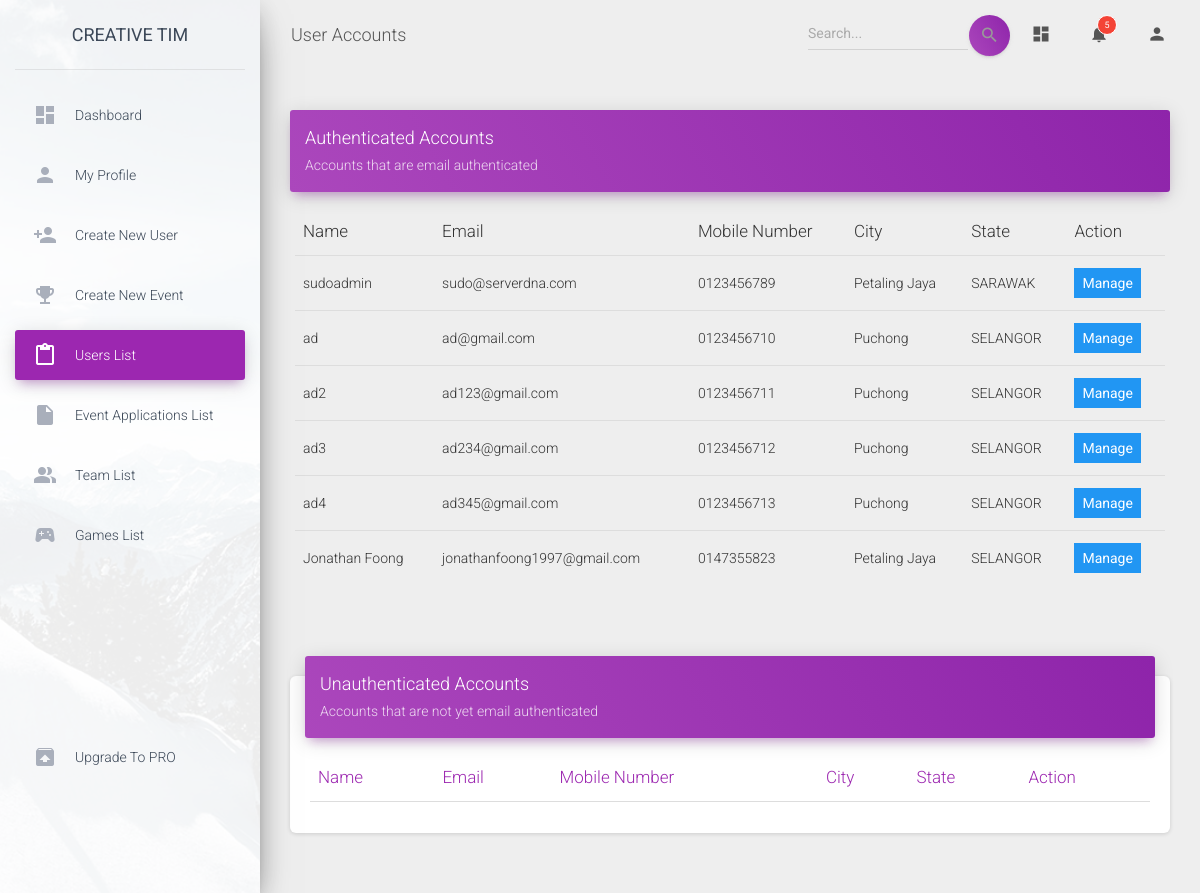
The app's page /dashboard_module/user_list.php, older data.
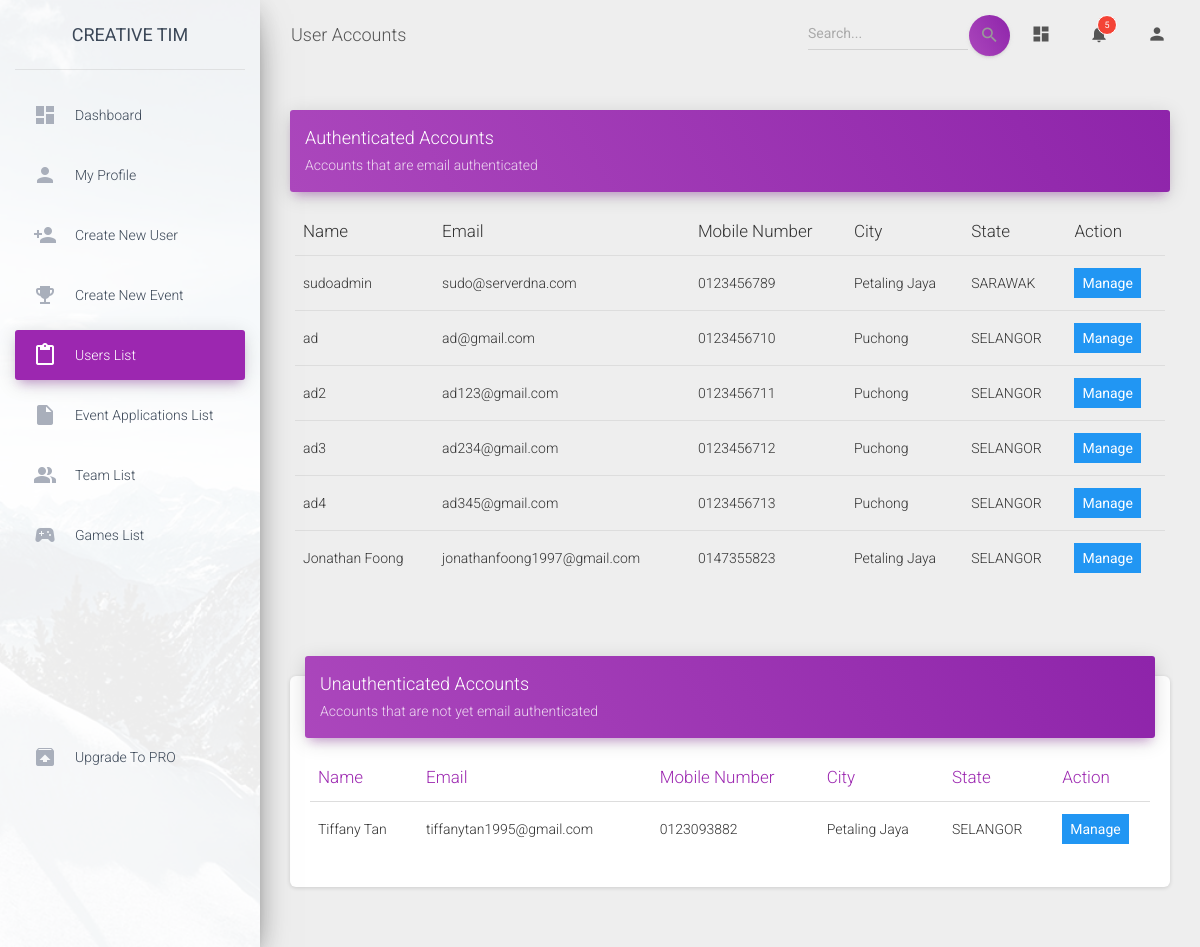
The same page, newer data.
### tables this page shows
CREATE TABLE `users` (
  `id` int(11) NOT NULL,
  `full_name` varchar(100) NOT NULL,
  `user_id` varchar(50) DEFAULT NULL,
  `mobile_number` varchar(15) NOT NULL,
  `email` varchar(100) NOT NULL,
  `password` varchar(100) NOT NULL,
  `DoB` date NOT NULL,
  `gender` enum('male','female') NOT NULL,
  `status` enum('created','authenticated','inactive','') NOT NULL,
  `accessed_at` datetime DEFAULT NULL,
  `updated_at` datetime NOT NULL,
  `city` varchar(100) NOT NULL,
  `state` varchar(100) NOT NULL,
  `is_admin` int(1) NOT NULL DEFAULT 0,
  `image_url` varchar(50) DEFAULT NULL
);

### dashboard_module/user_list.php (the view, shortened to what the changed rows need)
<!DOCTYPE html>
<html lang="en">
<?php
  $con = DatabaseConn();
  $sql_auth = "SELECT `full_name`,`email`,`mobile_number`,`city`,`state`,`id` FROM `users` WHERE `status` = 'authenticated'";
  $sql_created = "SELECT `full_name`,`email`,`mobile_number`,`city`,`state`,`id` FROM `users` WHERE `status` = 'created'";
  $authenticated_account = mysqli_query($con, $sql_auth);
  $created_account = mysqli_query($con, $sql_created);
?>
<head>
  <link rel="stylesheet" href="https://maxcdn.bootstrapcdn.com/font-awesome/latest/css/font-awesome.min.css">
  <link href="assets/css/material-dashboard.css?v=2.1.2" rel="stylesheet" />
  <link href="assets/demo/demo.css" rel="stylesheet" />
</head>
<body class="" onload="fetchUpdateResponse()">
  <div class="wrapper ">
    <div class="main-panel">
      <div class="content">
        <div class="container-fluid">
          <div class="row">
            <div class="col-md-12">
              <div class="card card-plain">
                <div class="card-body">
                  <div class="table-responsive">
                    <table class="table table-hover">
                      <thead class="">
                        <th>Name</th>
                        <th>Email</th>
                        <th>Mobile Number</th>
                        <th>City</th>
                        <th>State</th>
                        <th>Action</th>
                      </thead>
                      <tbody>
                        <?php while($row1 = mysqli_fetch_array($authenticated_account)):;?>
                        <tr>
                          <td><span><?php echo $row1[0];?></span></td>
                          <td><span><?php echo $row1[1];?></span></td>
                          <td><span><?php echo $row1[2];?></span></td>
                          <td><span><?php echo $row1[3];?></span></td>
                          <td><span><?php echo $row1[4];?></span></td>
                          <td><button  class ="btn-primary" style="border-color: transparent;" onclick="manage(<?php echo $row1[5];?>)">Manage</button></td>
                        </tr>
                        <?php endwhile;?>
                      </tbody>
                    </table>
                  </div>
                </div>
              </div>
            </div>
            <div class="col-md-12">
              <div class="card">
                <div class="card-body">
                  <div class="table-responsive">
                    <table class="table">
                      <thead class=" text-primary">
                        <th>Name</th>
                        <th>Email</th>
                        <th>Mobile Number</th>
                        <th>City</th>
                        <th>State</th>
                        <th>Action</th>
                      </thead>
                      <tbody>
                        <tr>
                          <?php while($row2 = mysqli_fetch_array($created_account)):;?>
                        <tr>
                          <td><span><?php echo $row2[0];?></span></td>
                          <td><span><?php echo $row2[1];?></span></td>
                          <td><span><?php echo $row2[2];?></span></td>
                          <td><span><?php echo $row2[3];?></span></td>
                          <td><span><?php echo $row2[4];?></span></td>
                          <td style="max-width: 75px;"><button style="border-color: transparent;" class ="btn-primary" onclick="manage(<?php echo $row2[5];?>)">Manage</button>
                          </td>
                        </tr>
                        <?php endwhile;?>
                        </tr>
                      </tbody>
                    </table>
                  </div>
                </div>
              </div>
            </div>
          </div>
        </div>
      </div>
    </div>
  </div>
</body>
</html>

Row changes from the older to the newer data that the page shows:
added users: full_name "Tiffany Tan", email "tiffanytan1995@gmail.com", mobile_number "0123093882", city "Petaling Jaya", state "SELANGOR", shown under "Unauthenticated Accounts"
